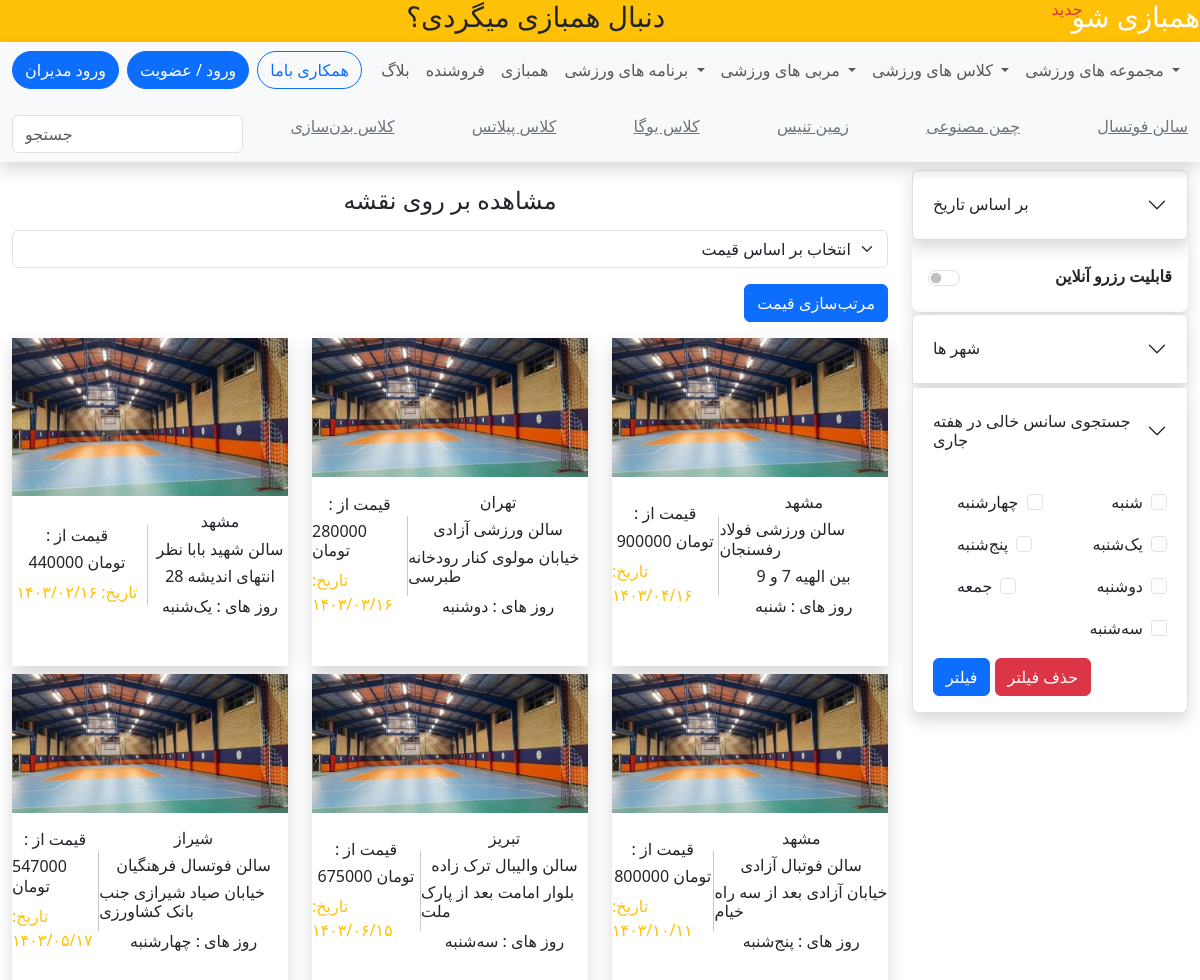
The app's page /bazi/index.php with its own data.
### tables this page shows
CREATE TABLE `gym` (
  `id` int(11) NOT NULL,
  `name` varchar(255) NOT NULL,
  `city` varchar(255) NOT NULL,
  `address` varchar(255) NOT NULL,
  `price` int(11) NOT NULL,
  `day` int(11) NOT NULL,
  `created_at` timestamp NOT NULL DEFAULT current_timestamp()
);

### bazi/jdf.php (called while the page is built, shortened)
<?php
function jdate($format, $timestamp = '', $none = '', $time_zone = 'Asia/Tehran', $tr_num = 'fa') {
  $T_sec = 0;
  $ts = $T_sec + (($timestamp === '') ? time() : tr_num($timestamp));
  $date = explode('_', date('H_i_j_n_O_P_s_w_Y', $ts));
  list($j_y, $j_m, $j_d) = gregorian_to_jalali($date[8], $date[3], $date[2]);
  $sl = strlen($format);
  $out = '';
  for ($i = 0; $i < $sl; $i++) {
    $sub = substr($format, $i, 1);
    switch ($sub) {
      case 'd':
        $out .= ($j_d < 10) ? '0' . $j_d : $j_d;
        break;
      case 'm':
        $out .= ($j_m > 9) ? $j_m : '0' . $j_m;
        break;
      case 'Y':
        $out .= $j_y;
        break;
      default:
        $out .= $sub;
    }
  }
  return ($tr_num != 'en') ? tr_num($out, 'fa', '.') : $out;
}
function tr_num($str, $mod = 'en', $mf = '٫') {
  $num_a = array('0', '1', '2', '3', '4', '5', '6', '7', '8', '9', '.');
  $key_a = array('۰', '۱', '۲', '۳', '۴', '۵', '۶', '۷', '۸', '۹', $mf);
  return ($mod == 'fa') ? str_replace($num_a, $key_a, $str) : str_replace($key_a, $num_a, $str);
}
function gregorian_to_jalali($gy, $gm, $gd, $mod = '') {
   list($gy, $gm, $gd) = explode('_', tr_num($gy . '_' . $gm . '_' . $gd));
  $g_d_m = array(0, 31, 59, 90, 120, 151, 181, 212, 243, 273, 304, 334);
  $gy2 = ($gm > 2) ? ($gy + 1) : $gy;
  $days = 355666 + (365 * $gy) + ((int) (($gy2 + 3) / 4)) - ((int) (($gy2 + 99) / 100)) + ((int) (($gy2 + 399) / 400)) + $gd + $g_d_m[$gm - 1];
  $jy = -1595 + (33 * ((int) ($days / 12053)));
  $days %= 12053;
  $jy += 4 * ((int) ($days / 1461));
  $days %= 1461;
  if ($days < 186) {
    $jm = 1 + (int) ($days / 31);
    $jd = 1 + ($days % 31);
  } else {
    $jm = 7 + (int) (($days - 186) / 30);
    $jd = 1 + (($days - 186) % 30);
  }
  return ($mod == '') ? array($jy, $jm, $jd) : $jy . $mod . $jm . $mod . $jd;
}

### bazi/index.php (the view, shortened to what this page needs)
<?php
include_once("./jdf.php");
$servername = "127.0.0.1";
$username = "root";
$password = "";
$dbname = "bazi";
$conn = new mysqli($servername, $username, $password, $dbname);
$days_of_week = ["شنبه", "یک‌شنبه", "دوشنبه", "سه‌شنبه", "چهارشنبه", "پنج‌شنبه"];
$query = "SELECT * FROM gym WHERE 1=1";
$result = $conn->query($query);
?>
<!DOCTYPE html>
<html lang="en">
<head>
    <link rel="stylesheet" href="./bootstrap.min.css">
</head>
<body>
    <div class="d-flex bg-warning justify-content-between align-items-center">
        <h3 class="text-center text-dark flex-grow-1">دنبال همبازی میگردی؟</h3>
        <h3 class="text-end text-white position-relative">
            <span class="text-danger position-absolute fs-6" style="left:-20px;">جدید</span>
        </h3>
    </div>
    <nav class="navbar navbar-expand-lg navbar-light bg-light d-block pt-3 pt-lg-0 shadow">
        <div class="container-fluid justify-content-center justify-content-sm-between">
            <div class="d-flex align-items-center gap-2 mb-3 mb-sm-0">
                <button class="btn btn-primary rounded-pill">ورود مدیران</button>
                <?php if (isset($_SESSION['user_id'])): ?>
                    <form method="POST" action="" style="display:inline; margin:0">
                        <button type="submit" name="logout" class="btn btn-danger rounded-pill">خروج از حساب کاربری</button>
                    </form>
                <?php else: ?>
                    <button class="btn btn-primary rounded-pill" data-bs-toggle="modal" data-bs-target="#authModal">ورود /
                        عضویت</button>
                <?php endif; ?>
                <button class="btn btn-outline-primary rounded-pill">همکاری باما</button>
            </div>
            <div class="collapse navbar-collapse" id="navbarSupportedContent">
                <ul class="navbar-nav ms-auto mb-2 mb-lg-0 text-center">
                    <li class="nav-item py-2">
                        <a class="nav-link" href="#">بلاگ</a>
                    </li>
                    <li class="nav-item py-2">
                        <a class="nav-link" href="#">فروشنده</a>
                    </li>
                    <li class="nav-item py-2 ">
                        <a class="nav-link" href="hambazi.html">همبازی</a>
                    </li>
                    <li class="nav-item dropdown py-2">
                        <a class="nav-link dropdown-toggle" href="#" id="navbarDropdown" role="button"
                            data-bs-toggle="dropdown">
                            برنامه های ورزشی
                        </a>
                    </li>
                    <li class="nav-item dropdown py-2">
                        <a class="nav-link dropdown-toggle" href="#" id="navbarDropdown" role="button"
                            data-bs-toggle="dropdown">
                            مربی های ورزشی
                        </a>
                    </li>
                    <li class="nav-item dropdown py-2">
                        <a class="nav-link dropdown-toggle" href="#" id="navbarDropdown" role="button"
                            data-bs-toggle="dropdown">
                            کلاس های ورزشی
                        </a>
                    </li>
                    <li class="nav-item dropdown py-2">
                        <a class="nav-link dropdown-toggle" href="#" id="navbarDropdown" role="button"
                            data-bs-toggle="dropdown">
                            مجموعه های ورزشی
                        </a>
                    </li>
                </ul>
            </div>
        </div>
        <div class="container-fluid mt-3">
            <input type="search" class="form-control w-25 d-none d-lg-block" placeholder="جستجو">
            <ul class="d-flex flex-wrap justify-content-between gap-4 w-100 list-unstyled ms-0 ms-lg-5 mt-3 mt-lg-0">
                <li>
                    <a href="#" class=" text-secondary">کلاس بدن‌سازی</a>
                </li>
                <li>
                    <a href="#" class=" text-secondary">کلاس پیلاتس</a>
                </li>
                <li>
                    <a href="#" class=" text-secondary">کلاس یوگا</a>
                </li>
                <li>
                    <a href="#" class="text-secondary">زمین تنیس</a>
                </li>
                <li>
                    <a href="#" class=" text-secondary">چمن مصنوعی</a>
                </li>
                <li>
                    <a href="#" class=" text-secondary">سالن فوتسال</a>
                </li>
            </ul>
        </div>
    </nav>
    <div class="container-fluid my-2">
        <div class="row">
            <div class="col-12 col-lg-9 order-1 order-lg-0">
                <h4 class="text-center my-3">مشاهده بر روی نقشه</h4>
                <form method="POST" action="" dir="rtl">
                    <select name="sort" id="sort" class="form-select">
                        <option value="">انتخاب بر اساس قیمت</option>
                    </select>
                    <button type="submit" name="sort_price" class="btn btn-primary my-3">مرتب‌سازی قیمت</button>
                </form>
                <div class="row gy-2">
                    <?php if ($result->num_rows > 0): ?>
                        <?php while ($row = $result->fetch_assoc()): ?>
                            <div class="col-12 col-md-4">
                                <div class="shadow d-flex flex-column h-100">
                                    <img src="./salon 1.jpg" class="w-100 h-100" alt="salon">
                                    <div class="d-flex justify-content-around align-items-center pt-3 pb-5">
                                        <div class="d-flex flex-column align-items-center">
                                            <h6>: قیمت از</h6>
                                            <h6><?php echo htmlspecialchars($row['price']); ?> تومان</h6>
                                            <?php
                                            $timestamp = strtotime($row['created_at']);
                                            $createdAt = jdate('Y/m/d', $timestamp);
                                            ?>
                                            <span class="text-warning">تاریخ: <?php echo $createdAt; ?></span>
                                        </div>
                                        <div class="d-flex flex-column align-items-center">
                                            <h6><?php echo htmlspecialchars($row['city']); ?></h6>
                                            <h6><?php echo htmlspecialchars($row['name']); ?></h6>
                                            <h6><?php echo htmlspecialchars($row['address']); ?></h6>
                                            <span>روز های : <?php echo htmlspecialchars($days_of_week[$row['day']]); ?></span>
                                        </div>
                                    </div>
                                </div>
                            </div>
                        <?php endwhile; ?>
                    <?php else: ?>
                        <p>هیچ پستی موجود نیست.</p>
                    <?php endif; ?>
                </div>
            </div>
            <div class="col-12 col-lg-3">
                <div class="accordion">
                    <div class="accordion-item shadow">
                        <h2 class="accordion-header py-2">
                            <button class="accordion-button collapsed" type="button" data-bs-toggle="collapse"
                                data-bs-target="#collapseOne" aria-expanded="false" aria-controls="collapseOne">
                                بر اساس تاریخ
                            </button>
                        </h2>
                    </div>
                </div>
                <div
                    class="form-check form-switch d-flex justify-content-between align-items-center shadow py-4 px-3 rounded-3">
                    <input class="form-check-input ms-0" type="checkbox" id="flexSwitchCheckDefault">
                    <label class="form-check-label fw-bold" for="flexSwitchCheckDefault">قابلیت رزرو آنلاین</label>
                </div>
                <div class="accordion">
                    <div class="accordion-item shadow mb-1">
                        <h2 class="accordion-header py-2">
                            <button class="accordion-button collapsed" type="button" data-bs-toggle="collapse"
                                data-bs-target="#collapseTwo" aria-expanded="false" aria-controls="collapseTwo">
                                شهر ها
                            </button>
                        </h2>
                    </div>
                    <div class="accordion-item shadow">
                        <h2 class="accordion-header py-2">
                            <button class="accordion-button collapsed" type="button" data-bs-toggle="collapse"
                                data-bs-target="#collapseThree" aria-expanded="false" aria-controls="collapseThree">
                                جستجوی سانس خالی در هفته جاری
                            </button>
                        </h2>
                        <div id="collapseThree" class="accordion-collapse collapse show"
                            data-bs-parent="#accordionExample">
                            <form method="POST">
                                <div class="accordion-body">
                                    <div class="d-flex w-100 justify-content-between mb-3">
                                        <div class="form-check d-flex flex-row-reverse">
                                            <input class="form-check-input ms-2" type="checkbox" name="days[]" value="4"
                                                <?php echo (isset($_SESSION['days']) && in_array(4, $_SESSION['days'])) ? 'checked' : ''; ?>>
                                            <label class="form-check-label">چهارشنبه</label>
                                        </div>
                                        <div class="form-check d-flex flex-row-reverse">
                                            <input class="form-check-input ms-2" type="checkbox" name="days[]" value="0"
                                                <?php echo (isset($_SESSION['days']) && in_array(0, $_SESSION['days'])) ? 'checked' : ''; ?>>
                                            <label class="form-check-label">شنبه</label>
                                        </div>
                                    </div>
                                    <div class="d-flex w-100 justify-content-between mb-3">
                                        <div class="form-check d-flex flex-row-reverse">
                                            <input class="form-check-input ms-2" type="checkbox" name="days[]" value="5"
                                                <?php echo (isset($_SESSION['days']) && in_array(5, $_SESSION['days'])) ? 'checked' : ''; ?>>
                                            <label class="form-check-label">پنج‌شنبه</label>
                                        </div>
                                        <div class="form-check d-flex flex-row-reverse">
                                            <input class="form-check-input ms-2" type="checkbox" name="days[]" value="1"
                                                <?php echo (isset($_SESSION['days']) && in_array(1, $_SESSION['days'])) ? 'checked' : ''; ?>>
                                            <label class="form-check-label">یک‌شنبه</label>
                                        </div>
                                    </div>
                                    <div class="d-flex w-100 justify-content-between mb-3">
                                        <div class="form-check d-flex flex-row-reverse">
                                            <input class="form-check-input ms-2" type="checkbox" name="days[]" value="6"
                                                <?php echo (isset($_SESSION['days']) && in_array(6, $_SESSION['days'])) ? 'checked' : ''; ?>>
                                            <label class="form-check-label">جمعه</label>
                                        </div>
                                        <div class="form-check d-flex flex-row-reverse">
                                            <input class="form-check-input ms-2" type="checkbox" name="days[]" value="2"
                                                <?php echo (isset($_SESSION['days']) && in_array(2, $_SESSION['days'])) ? 'checked' : ''; ?>>
                                            <label class="form-check-label">دوشنبه</label>
                                        </div>
                                    </div>
                                    <div class="d-flex w-100 justify-content-end">
                                        <div class="form-check d-flex flex-row-reverse">
                                            <input class="form-check-input ms-2" type="checkbox" name="days[]" value="3"
                                                <?php echo (isset($_SESSION['days']) && in_array(3, $_SESSION['days'])) ? 'checked' : ''; ?>>
                                            <label class="form-check-label">سه‌شنبه</label>
                                        </div>
                                    </div>
                                    <button type="submit" name="filter_days" class="btn btn-primary mt-3">فیلتر</button>
                                    <button type="submit" name="clear_days" class="btn btn-danger mt-3">حذف
                                        فیلتر</button>
                                </div>
                            </form>
                        </div>
                    </div>
                </div>
            </div>
        </div>
    </div>
</body>
</html>

### records on screen
gym: price "440000", created_at "۱۴۰۳/۰۲/۱۶", city "مشهد", name "سالن شهید بابا نظر", address "انتهای اندیشه 28", day "یک‌شنبه"
gym: price "280000", created_at "۱۴۰۳/۰۳/۱۶", city "تهران", name "سالن ورزشی آزادی", address "خیابان مولوی کنار رودخانه طبرسی", day "دوشنبه"
gym: price "900000", created_at "۱۴۰۳/۰۴/۱۶", city "مشهد", name "سالن ورزشی فولاد رفسنجان", address "بین الهیه 7 و 9", day "شنبه"
gym: price "547000", created_at "۱۴۰۳/۰۵/۱۷", city "شیراز", name "سالن فوتسال فرهنگیان", address "خیابان صیاد شیرازی جنب بانک کشاورزی", day "چهارشنبه"
gym: price "675000", created_at "۱۴۰۳/۰۶/۱۵", city "تبریز", name "سالن والیبال ترک زاده", address "بلوار امامت بعد از پارک ملت", day "سه‌شنبه"
gym: price "800000", created_at "۱۴۰۳/۱۰/۱۱", city "مشهد", name "سالن فوتبال آزادی", address "خیابان آزادی بعد از سه راه خیام", day "پنج‌شنبه"
